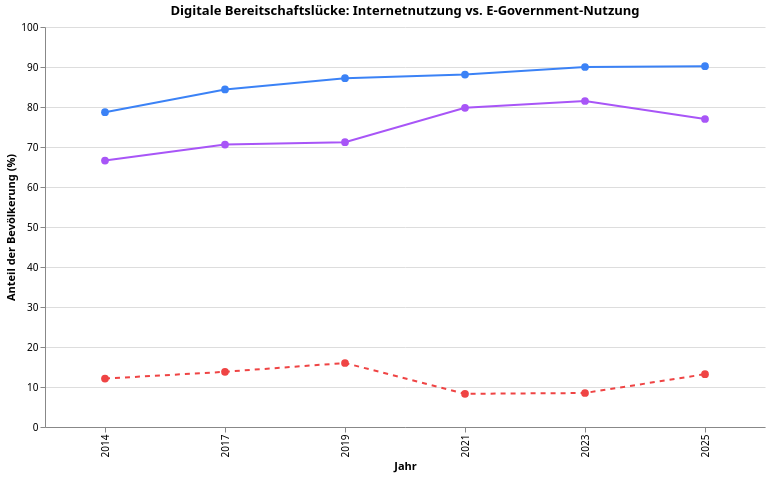

Vega-Lite specification for this chart:
### Vega-Lite specification from a JSON file in a GitHub repository (floating-point values rounded to 4 significant figures)
{"$schema": "https://vega.github.io/schema/vega-lite/v5.json", "config": {"font": "Switzer, system-ui, sans-serif", "view": {"stroke": "transparent"}}, "data": {"values": [{"Anteil %": 78.7, "Jahr": 2014, "Kategorie": "Internetnutzung"}, {"Anteil %": 66.6, "Jahr": 2014, "Kategorie": "E-Gov-Nutzung"}, {"Anteil %": 12.1, "Jahr": 2014, "Kategorie": "Lücke"}, {"Anteil %": 84.4, "Jahr": 2017, "Kategorie": "Internetnutzung"}, {"Anteil %": 70.6, "Jahr": 2017, "Kategorie": "E-Gov-Nutzung"}, {"Anteil %": 13.8, "Jahr": 2017, "Kategorie": "Lücke"}, {"Anteil %": 87.2, "Jahr": 2019, "Kategorie": "Internetnutzung"}, {"Anteil %": 71.2, "Jahr": 2019, "Kategorie": "E-Gov-Nutzung"}, {"Anteil %": 16.0, "Jahr": 2019, "Kategorie": "Lücke"}, {"Anteil %": 88.1, "Jahr": 2021, "Kategorie": "Internetnutzung"}, {"Anteil %": 79.8, "Jahr": 2021, "Kategorie": "E-Gov-Nutzung"}, {"Anteil %": 8.3, "Jahr": 2021, "Kategorie": "Lücke"}, {"Anteil %": 90.0, "Jahr": 2023, "Kategorie": "Internetnutzung"}, {"Anteil %": 81.5, "Jahr": 2023, "Kategorie": "E-Gov-Nutzung"}, {"Anteil %": 8.5, "Jahr": 2023, "Kategorie": "Lücke"}, {"Anteil %": 90.2, "Jahr": 2025, "Kategorie": "Internetnutzung"}, {"Anteil %": 77.0, "Jahr": 2025, "Kategorie": "E-Gov-Nutzung"}, {"Anteil %": 13.2, "Jahr": 2025, "Kategorie": "Lücke"}]}, "encoding": {"color": {"field": "Kategorie", "scale": {"domain": ["Internetnutzung", "E-Gov-Nutzung", "Lücke"], "range": ["#3b82f6", "#a855f7", "#ef4444"]}, "type": "nominal"}, "strokeDash": {"field": "Kategorie", "legend": null, "scale": {"domain": ["Internetnutzung", "E-Gov-Nutzung", "Lücke"], "range": [[], [], [5, 5]]}, "type": "nominal"}, "x": {"field": "Jahr", "title": "Jahr", "type": "ordinal"}, "y": {"field": "Anteil %", "scale": {"domain": [0, 100]}, "title": "Anteil der Bevölkerung (%)", "type": "quantitative"}}, "height": 400, "mark": {"point": {"size": 60}, "strokeWidth": 2, "type": "line"}, "title": "Digitale Bereitschaftslücke: Internetnutzung vs. E-Government-Nutzung", "width": 720}
